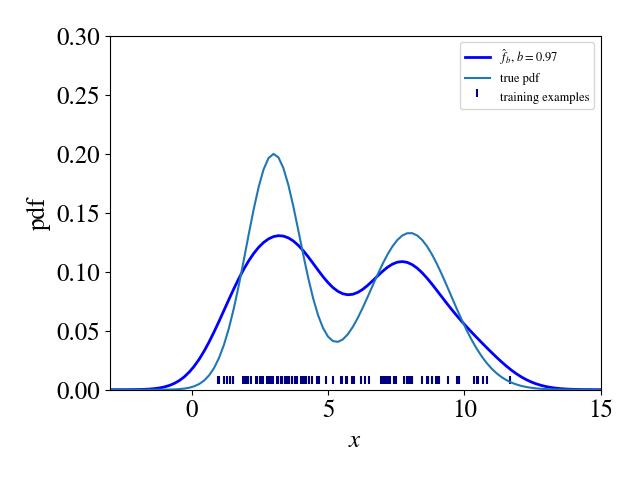

This figure's Python source:
import numpy as np
import scipy as sp
import matplotlib
import matplotlib.pyplot as plt
import math

from sklearn.neighbors import KernelDensity

import scipy.integrate as integrate
from sklearn.kernel_ridge import KernelRidge

matplotlib.rcParams['mathtext.fontset'] = 'stix'
matplotlib.rcParams['font.family'] = 'STIXGeneral'
matplotlib.rcParams.update({'font.size': 18})

mu1, sigma1 = 3.0, 1.0
mu2, sigma2 = 8.0, 1.5

def sample_points():
    s1 = np.random.normal(mu1, sigma1, 50)
    s2 = np.random.normal(mu2, sigma2, 50)
    return list(s1) + list(s2)

# generate points used to plot
x_plot = np.linspace(-3,15,100)

# generate points and keep a subset of them
x = sample_points()

##colors = ['red','blue','orange','green','black','purple','yellow','magenta',
##          'pink','grey']
lw = 2

def kernel(x1, x2, bi = 5.0):
    z = (x1 - x2) / bi
    return (1.0/math.sqrt(2.0 * 3.14)) * math.exp((-1.0/2.0)*(z**2))

def fb(xx, data, bi):
    return (1/(len(data)*bi)) * sum([kernel(xx, xi, bi) for xi in data])

def fbi(i, data, bi):
    data_minus_i = []
    for ii in range(len(data)):
        if i != ii:
            data_minus_i.append(data[ii])
    return (1/(len(data_minus_i)*bi)) * sum([kernel(data[i], xi, bi) for xi in data_minus_i])

def sum_pdf(x):
    result = []
    for i in range(len(x)):
        result.append((sp.stats.norm.pdf(x, mu1, sigma1)[i] + sp.stats.norm.pdf(x, mu2, sigma2)[i])/2.0)
        #result.append(sp.stats.norm.pdf(x, mu1, sigma1)[i])
    return result

b = np.linspace(0.01, 5.0, 100)

score = []
for bi in b:
    def fb2(xx):
        return fb(xx, x, bi)**2

    s = integrate.quad(fb2, -np.inf, np.inf)[0] - 2.0*np.mean([fbi(i, x, bi) for i in range(len(x))])
    score.append(s)

plt.figure(1)
plt.plot(b,score)
plt.xlabel("$b$")
plt.ylabel("$l$")
plt.tight_layout()
plt.xticks(np.arange(0,5,0.5))
#plt.show()
fig1 = plt.gcf()
##fig1.subplots_adjust(top = 0.98, bottom = 0.1, right = 0.98, left = 0.08, hspace = 0, wspace = 0)
##fig1.savefig('../../Illustrations/density-estimation-loss.eps', format='eps', dpi=1000, bbox_inches = 'tight', pad_inches = 0)
##fig1.savefig('../../Illustrations/density-estimation-loss.pdf', format='pdf', dpi=1000, bbox_inches = 'tight', pad_inches = 0)
##fig1.savefig('../../Illustrations/density-estimation-loss.png', dpi=1000, bbox_inches = 'tight', pad_inches = 0)
minb = [bi for bi, s in zip(b, score) if s == min(score)][0]
print(minb)

import numpy

def fig2data(fig):
    """
    @brief Convert a Matplotlib figure to a 4D numpy array with RGBA channels and return it
    @param fig a matplotlib figure
    @return a numpy 3D array of RGB values
    """
    # draw the renderer
    fig.canvas.draw()
 
    # Get the RGBA buffer from the figure
    w,h = fig.canvas.get_width_height()
    buf = numpy.array(fig.canvas.renderer._renderer)
    
    return buf

seq = []
for count,degree in enumerate([round(minb,2)] + np.arange(0.05,1.5,0.05)):
    plt.figure(count+2)
    axes = plt.gca()
    axes.set_xlim([-3,15])
    axes.set_ylim([0,0.3])
    plt.xlabel("$x$")
    plt.ylabel("pdf")
    degree = round(degree,2)
##    heading = 'Iteration '+str(count)
    plt.scatter(x, [0.005] * len(x), color='navy', s=30, marker=2, label="training examples")
    plt.plot(x_plot, [fb(xp ,x, degree) for xp in x_plot],color='blue',linewidth=lw, label="$\\hat{f}_b$, $b = " + str(degree) + "$")
    plt.plot(x_plot,sum_pdf(x_plot), label="true pdf")
##    plt.title(heading)
    
    plt.legend(loc='upper right',prop = {'size':9})
    plt.tight_layout()

    fig1 = plt.gcf()
    nfig = fig2data(fig1)
    seq.append(nfig)
##    fig1.subplots_adjust(top = 0.98, bottom = 0.1, right = 0.98, left = 0.08, hspace = 0, wspace = 0)
##    fig1.savefig('../../Illustrations/density-estimation-' + str(count) + '.eps', format='eps', dpi=1000, bbox_inches = 'tight', pad_inches = 0)
##    fig1.savefig('../../Illustrations/density-estimation-' + str(count) + '.pdf', format='pdf', dpi=1000, bbox_inches = 'tight', pad_inches = 0)
##    fig1.savefig('../../Illustrations/density-estimation-' + str(count) + '.png', dpi=1000, bbox_inches = 'tight', pad_inches = 0)
    #plt.show()

import os
## Get the directory address of current python file
curr_dir = os.path.dirname(os.path.realpath(__file__))
os.chdir(curr_dir) ## Set the current directory as working directory

## The package used to create gif files
import numpngw
numpngw.write_apng('density_estimation.png',seq,delay = 500)

